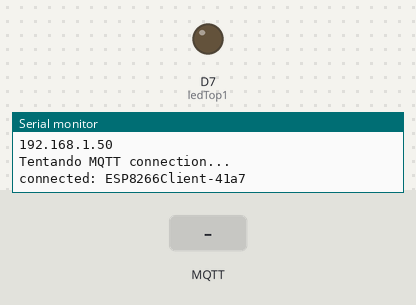
Bench run of a sketch on a simulated ESP8266 (NodeMCU). Shown: output pins drawn as LEDs (lit = HIGH), the last lines printed to the serial monitor. Inputs (shaded band) come from the test bench. WiFi joins after 1.5 s; servers stay silent unless stated; random numbers use the default seed unless the sketch sets one; no MQTT or app messages arrive unless stated.

Above: at 3.7 s.
3.8 s: MQTT message "1" arrives on the first subscribed topic
At 4.1 s:
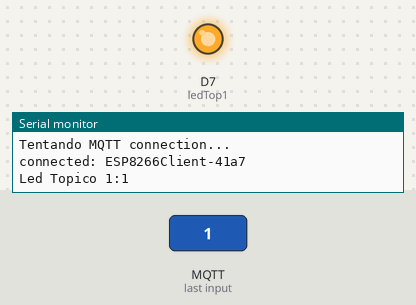
5.3 s: MQTT message "0" arrives on the first subscribed topic
At 6.5 s:
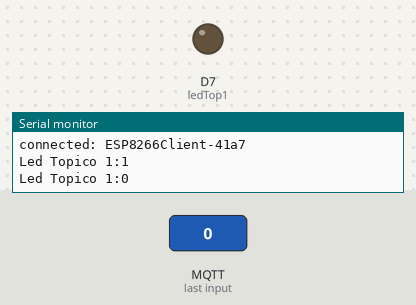
Timing chart, 0 to 8.3 s (numbered marks = the images above; inputs shaded):
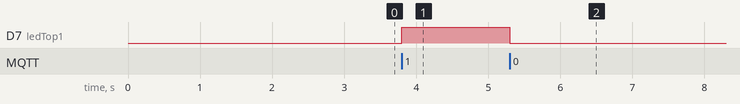

Measured:
- after the input at 3.8 s, D7 (ledTop1): LOW → HIGH at once
- after the input at 5.3 s, D7 (ledTop1): HIGH → LOW at once

The sketch:

MqttcomNodemcu.ino
```cpp
#include <ESP8266WiFi.h>  //essa biblioteca jÃ¡ vem com a IDE. Portanto, nÃ£o Ã© preciso baixar nenhuma biblioteca adicional

#include <PubSubClient.h> //Importa biblioteca MQTT


#define SSID_REDE     "node-red"  //coloque aqui o nome da rede que se deseja conectar
#define SENHA_REDE    "semsenha"  //coloque aqui a senha da rede que se deseja conectar

#define MQTT_SERVER "iotsaeg.nc2.iff.edu.br"
#define MQTT_USER   "saeg"
#define MQTT_PASS   "semsenha"
#define PORTA   1883


#define ledTop1 D7 // Led digital 13
int staLed1 = LOW;

//constantes e variÃ¡veis globais
WiFiClient wifiClient;


#define TOPICOLAMP1 "/quarto/lampada/lampada1"
int staTop1 = LOW;

//constantes e variÃ¡veis globais
PubSubClient MQTTClient(wifiClient);


//prototypes

void connectaClienteMQTT(void);
void iniciaMQTT(void);
void mqtt_callback(char* topic, byte* payload, unsigned int length);
String mensagem(byte* payload, unsigned int length);
void trataTopico(char* topic, String msg);


void trataTopico(char* topic,String msg);

//prototypes
boolean conectaWiFi(void);


void setup() {
  Serial.begin(115200);
  pinMode(ledTop1, OUTPUT);
  digitalWrite(ledTop1, LOW);
  delay(10);
  if (conectaWiFi()){
     iniciaMQTT();

  }
}

void loop() {
  if (WiFi.status() == WL_CONNECTED){
      if (!MQTTClient.connected()) {
        connectaClienteMQTT();
      }

      MQTTClient.loop();
  }else{
     if (conectaWiFi()){
     iniciaMQTT();
     }

  }
}

//FunÃ§Ã£o: faz a conexÃ£o WiFI
//ParÃ¢metros: nenhum
//Retorno: nenhum
boolean conectaWiFi(void)
{

    wifiClient.stop();

    delay(500);
    Serial.println("Conectando-se Ã  rede WiFi...");
    Serial.println();

    WiFi.begin(SSID_REDE, SENHA_REDE);

    int contDelay = 0;
    while ((WiFi.status() != WL_CONNECTED) && (contDelay < 60) )
    {
        delay(1000);
        Serial.print(".");
        contDelay++;

    }

    if(WiFi.status() != WL_CONNECTED){
       Serial.println("");
       Serial.println("WiFi nÃ£o connectado");
       return false;
    }

    Serial.println("");
    Serial.println("WiFi connectado com sucesso!");
    Serial.println("IP obtido: ");
    Serial.println(WiFi.localIP());


    return true;
}


//
//FunÃ§Ã£o: Trata o valor do Topico
//ParÃ¢metros: nenhum
//Retorno: nenhum
void trataTopico(char* topic,String msg){


    if (strcmp(topic,TOPICOLAMP1)==0){
      if(msg.equals("1")){
        staLed1 = HIGH;
      }
      if(msg.equals("0")){
        staLed1 = LOW;
      }
    }


    Serial.print("Led Topico 1:");
    Serial.println(staLed1);


    digitalWrite(ledTop1, staLed1);


}

//
//FunÃ§Ã£o: conectando ao servidor por MQTT
//ParÃ¢metros: nenhum
//Retorno: nenhum
void connectaClienteMQTT(void) {
  // Espera atÃ© estar conectado ao servidor
  while (!MQTTClient.connected()) {
    Serial.println("Tentando MQTT connection...");

    // Tentativa de conexÃ£o
    String clientId = "ESP8266Client-";
    clientId += String(random(0xffff), HEX);
    if( MQTTClient.connect(clientId.c_str(), MQTT_USER, MQTT_PASS )) {
      Serial.println("connected: "+clientId);
      MQTTClient.subscribe(TOPICOLAMP1);

    } else {
      Serial.print("failed, rc=");
      Serial.print(MQTTClient.state());
      Serial.println(" try again in 5 seconds");
      // Espera 2 segundo e tenta novamente
      delay(5000);
    }
  }
}

//FunÃ§Ã£o: inicializa parÃ¢metros de conexÃ£o clienteMQTT(endereÃ§o do
//        broker, porta e seta funÃ§Ã£o de callback)
//ParÃ¢metros: nenhum
//Retorno: nenhum
void iniciaMQTT(void){
  MQTTClient.setServer(MQTT_SERVER, PORTA);
  MQTTClient.setCallback(mqtt_callback);
}

String mensagem(byte* payload, unsigned int length){

  String msg;

  //obtem a string do payload recebido
  for(int i = 0; i < length; i++)
  {
     char c = (char)payload[i];
     msg += c;
  }
  return msg;
}


//FunÃ§Ã£o: funÃ§Ã£o de callback
//        esta funÃ§Ã£o Ã© chamada toda vez que uma informaÃ§Ã£o de
//        um dos tÃ³picos subescritos chega)
//ParÃ¢metros: nenhum
//Retorno: nenhum
void mqtt_callback(char* topic, byte* payload, unsigned int length)
{
    String msg = mensagem(payload,length);

    trataTopico(topic,msg);

}
```
